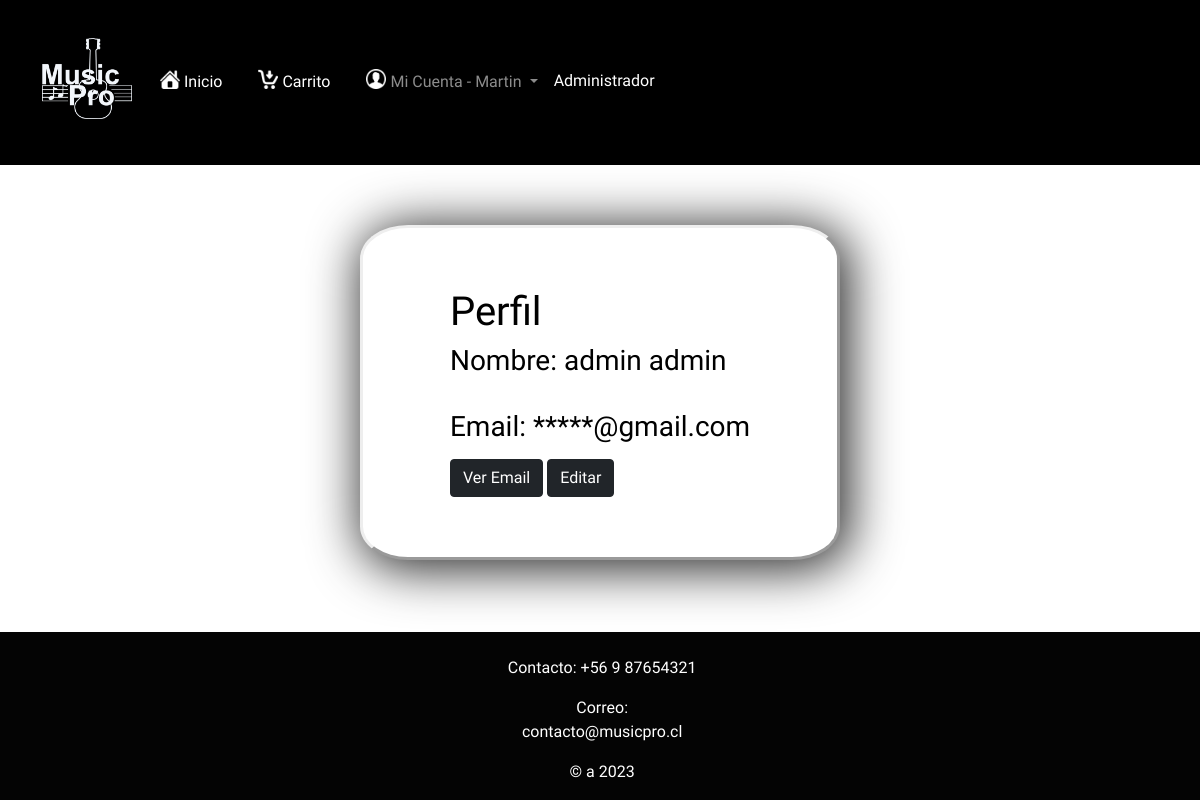
The page /perfil/ (signed in) on the database as committed earlier.
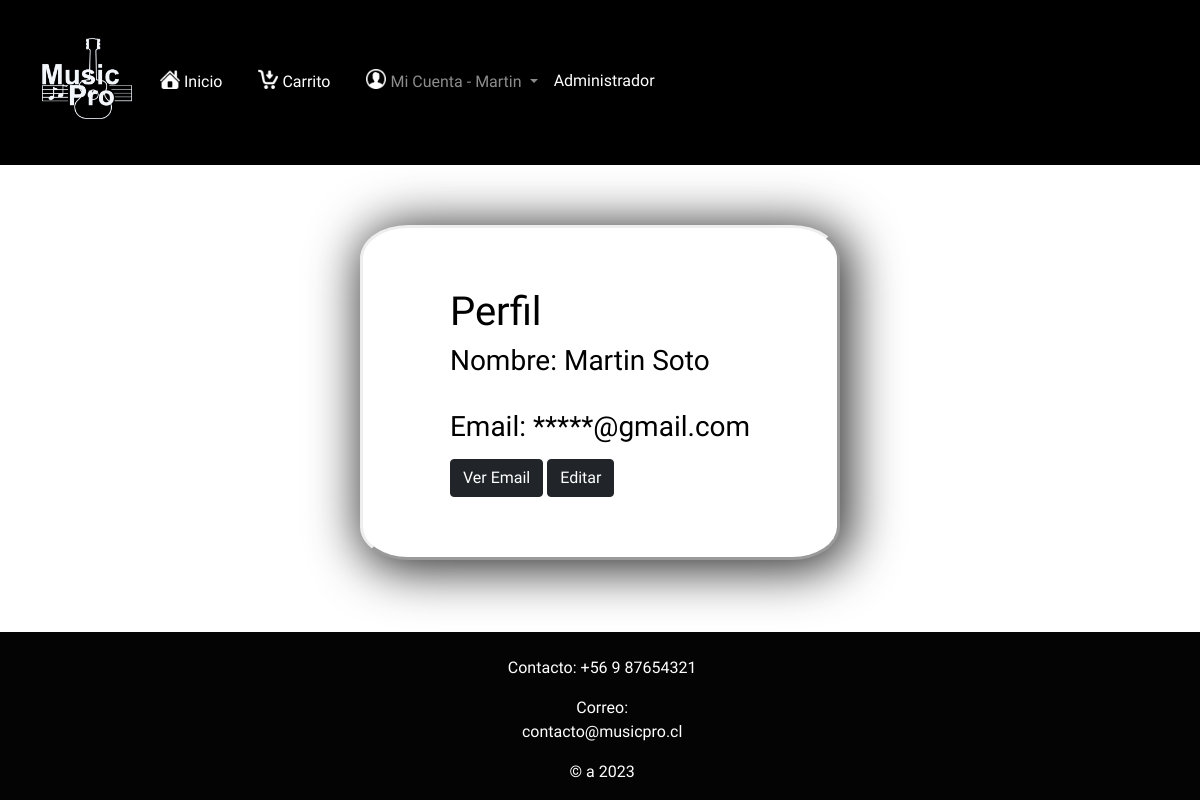
The same page on the database as committed later.
### core/models.py (models this page shows, shortened)
class Usuario(models.Model):
    cam_auto = models.IntegerField(default=0)
    nombre = models.CharField(max_length=16, )
    apellido = models.CharField( max_length=16, null=False)
    email = models.EmailField(primary_key=True, unique=True)
    pwd = models.CharField(null=False, max_length=12)
    tipoUsuario = models.IntegerField()
    rut = models.CharField(max_length=10, default= '')
    direccion = models.CharField(max_length=50, null=False, default= '')
    telefono = models.CharField(max_length=10, default=0)
    codigoPostal = models.IntegerField(max_length=50, default= 0)
    estado = models.CharField(max_length=50, default= '')
    ciudad = models.CharField(max_length=50, default= '')

### core/views.py (the view)
# urls.py: path('perfil/',perfil, name="perfil"),
def perfil(request):
    usuario = Usuario.objects.filter(email = request.session['email'])
    return render(request, 'core/perfil.html', {'usuario':usuario})

### core/context_processor.py (called while the page is built)
def total_carrito(request):
    total = 0
    if 'carrito' in request.session:
        for key, value in request.session["carrito"].items():
            total += int(value["acumulado"])
    return {"total_carrito":total}

### core/templates/core/perfil.html (shortened to what this page needs)
{% extends "core/layout.html" %}
{% load static %}
{% block head %}
    <link href="{% static 'core/css/perfil 1.css' %}" rel="stylesheet" type="text/css">
{% endblock %}
{% block content %}
     <div id="pantalla">
        <form method="post" id="formPerfil">
            <div class="form-group" id="titulo">
                <h1>Perfil</h1>
            </div>
            <div id="perfil_info">
                {% for i in usuario %}
                <h3>Nombre: {{ i.nombre }} {{ i.apellido }}</h3>
                <br>
                <h3 id="correo">Email: *****@gmail.com</h3>
                <div id="botones">
                    <div>
                        <button type="button" class="btn btn-dark" onclick="mostrarEmail(document.getElementById('email').textContent)">Ver Email</button>
                        <a href="{% url 'actualizarPerfil'  i.email  %}" class="btn btn-dark" >Editar</a>
                    </div>
                </div>
                {% endfor %}
            </div>
        </form>
      </div>
{% endblock %}

### core/templates/core/layout.html (shortened to what this page needs)
{% load static %}
<!DOCTYPE html>
<html lang="es">
<head>
    <link rel="stylesheet" href="{% static 'core/css/stylelayout.css' %}">
    <link href="https://cdn.jsdelivr.net/npm/bootstrap@5.1.3/dist/css/bootstrap.min.css" rel="stylesheet"
>
    {% block head %}{% endblock %}
</head>
<body class="d-flex flex-column align-items-center min-vh-100">
    <header style="min-width: 100%;">
        <nav class="navbar navbar-expand-lg navbar-dark ">
            <div class="container-fluid">
                <a href="{% url 'index' %}" ><img src="{% static 'core/img/logo_musicpro.png' %}" class="figure-img img-fluid" alt="logo" style=" width: 90px !important"></a>
                <div class="collapse navbar-collapse" id="navbarSupportedContent">
                    <ul class="navbar-nav me-auto mb-2 mb-lg-0" >
                        <li class="nav-item" >
                            <a class="nav-link active" aria-current="page" href="{% url 'index' %}"> <img src="{% static 'core/img/iconinicio.png' %}" alt="" class="figure-img img-fluid"> Inicio</a>
                        </li>
                        <li class="nav-item">
                            <a class="nav-link active" href="{% url 'carrito' %}"> <img src="{% static 'core/img/iconcarrito.png' %}" alt="" class="figure-img img-fluid"> Carrito</a>
                        </li>
                        {% if "email" in request.session %}
                        <li class="nav-item dropdown">
                            <a class="nav-link dropdown-toggle" href="#" role="button" data-bs-toggle="dropdown"
                                aria-expanded="false">
                                <img src="{% static 'core/img/iconcuenta.png' %}" alt="" class="figure-img img-fluid"> Mi Cuenta - {{ request.session.nombre }}
                            </a>
                        </li>
                        {% if request.session.tipoUsuario == 1 %}
                        <li class="nav-item" >
                            <a class="nav-link active" aria-current="page" href="{% url 'administrador' %}"> Administrador</a>
                        </li>
                        {% endif %}
                        {% endif %}
                    </ul>
                </div>
            </div>
        </nav>
    </header>
    {% block content %}
    {% endblock %}
    <footer class="mt-auto w-100">
        <div id="info">
            <p>Contacto: +56 9 87654321</p>
            <p>Correo: contacto@musicpro.cl</p>
            <p>© a 2023</p>
        </div>
    </footer>
</body>
</html>

Rows that differ between the two databases and show on the page:
changed Usuario: session.nombre (not shown) → "Martin"; nombre "admin" → "Martin"; apellido "admin" → "Soto"
Other text that changed with them:
{{ request.session.nombre }}: "Martin" → (not shown)
